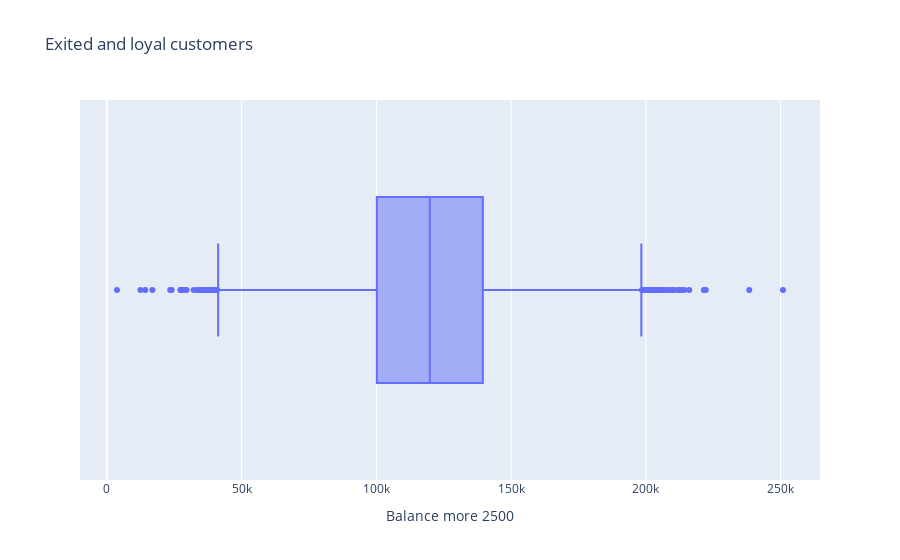

Write notebook code for a chart like this one.
### Code cell
#9.2. 
# Постройте график, показывающий распределение баланса пользователей, у которых на счету больше 2 500 долларов. 
# Опишите распределение и сделайте выводы.
# Подходит диаграмма размаха

box_df = churn_df.copy()
box_df['Balance more 2500'] = box_df[box_df['Balance'] > 2500]['Balance']
#display(box_df)

fig = px.box(
    box_df, 
    x="Balance more 2500",
    title='Exited and loyal customers',       
        
)
fig.show();

'''
Вывод:
Медианное значение средств клиентов банка равно 119839 у.е.
25% квантиль составляет 100175 у.е.
75% квантиль составляет 139520 у.е.
Это означает, что большенство клиентов держат на вкладах суммы от 100000 до 140000 у.е.
'''

### Figure 1 — Plotly figure (JSON) as saved in the notebook; plotly's stock layout.template omitted (floating-point values rounded to 4 significant figures; data arrays with more than 128 entries replaced by an {"elided": "..."} marker saying what was removed)
{"data": [{"alignmentgroup": "True", "hovertemplate": "Balance more 2500=%{x}<extra></extra>", "legendgroup": "", "marker": {"color": "#636efa"}, "name": "", "notched": false, "offsetgroup": "", "orientation": "h", "showlegend": false, "type": "box", "x": {"elided": "10000 float values"}, "x0": " ", "xaxis": "x", "y0": " ", "yaxis": "y"}], "layout": {"boxmode": "group", "legend": {"tracegroupgap": 0}, "title": {"text": "Exited and loyal customers"}, "xaxis": {"anchor": "y", "domain": [0, 1], "title": {"text": "Balance more 2500"}}, "yaxis": {"anchor": "x", "domain": [0, 1]}}}
